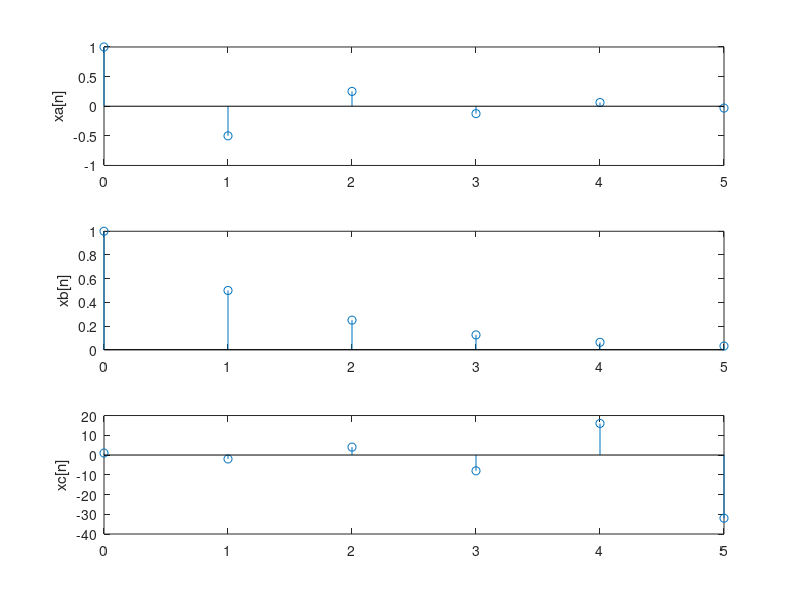
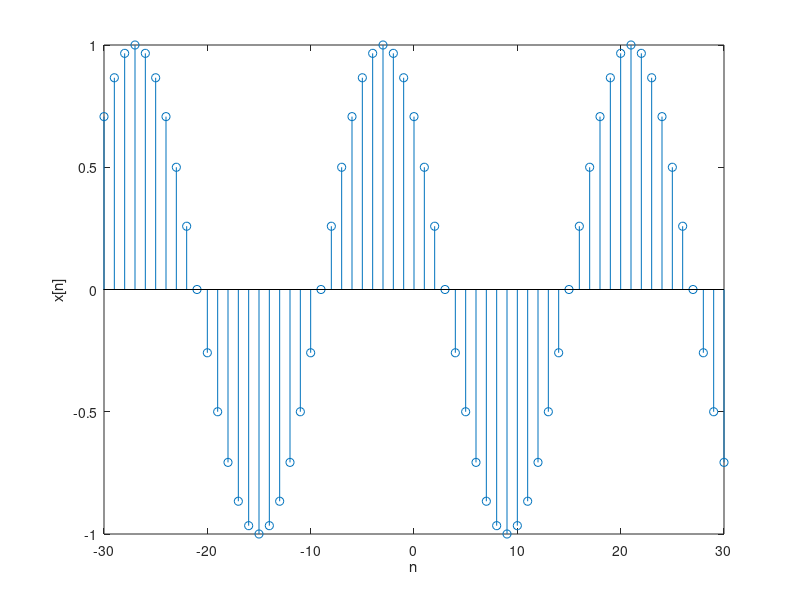
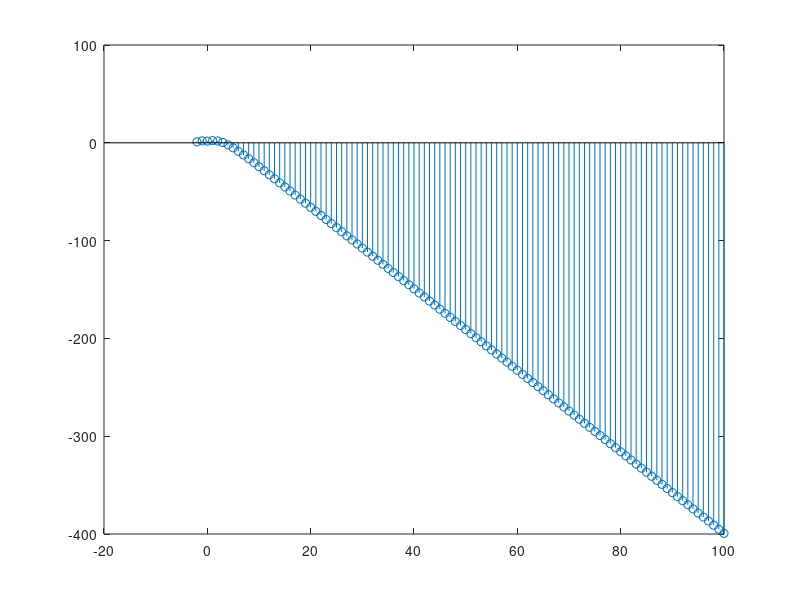
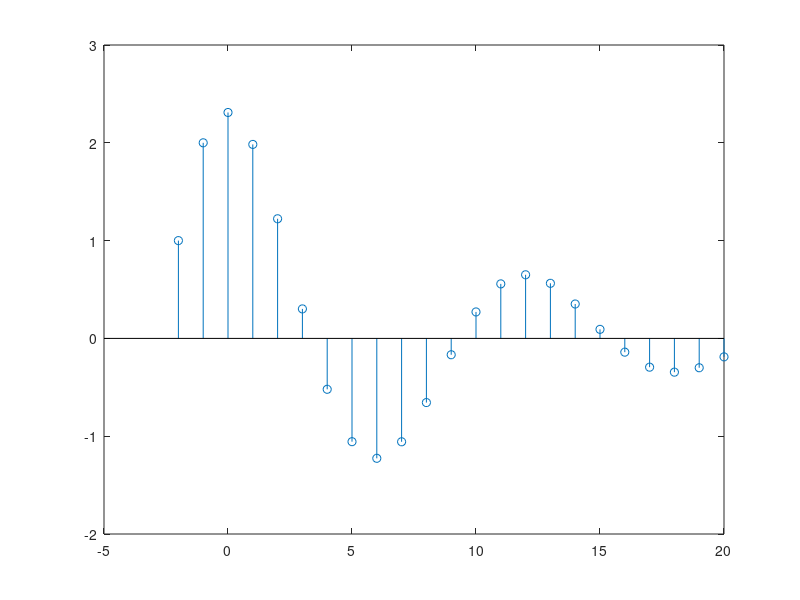

These charts were generated, in order, by the following MATLAB code: (Note: this script raises an error after producing the figures.)
# Laboratório de Sinais e Sistemas de Tempo Discreto
clear all; close all; clc;
pkg load signal;

# EXEMPLO 1 - Trace os seguintes sinais discretos no tempo
# a) xa  = (-0.5)^n
# b) xb  = (2)^-n
# c) xc  = (-2)^n

n = 0:5;
#xa = (-0.5).^n;
xa=@(n) (-0.5).^n;
xb = (2).^(-n);
xc = (-2).^(n);
figure(1)
subplot(3,1,1);
#stem(n,xa);
stem(n,xa(n));
ylabel('xa[n]')
subplot(3,1,2);
stem(n,xb);
ylabel('xb[n]')
subplot(3,1,3);
stem(n,xc);
ylabel('xc[n]')

# Trace a seguinte senoide discreta no tempo cos(n*pi/12+pi/4);
clear all
n=-30:30;
x = cos(n*pi/12+pi/4);
figure(2)
stem(n,x);
xlabel('n');
ylabel('x[n]');

# EXEMPLO 3
# Resolva interativamente y[n+2]-y[n+1]+0.24y[n]=x[n+2]-2x[n+1]
# com condições iniciais y[-1]=2 e y[-2]=1 e entrada causal x[n]=n (começando em n=0).

n = [-2:100]';
y = [1; 2; zeros(length(n)-2,1)];
 x = [0;0; n(3:end)];
 for k=1:length(n)-2,
 y(k+2) = y(k+1) - 0.24*y(k) + x(k+2) - 2*x(k+1);
 end
 figure(3)
 stem(n,y)

# EXEMPLO 4
# Usando as condições iniciais   e , determine e trace a resposta de entrada nula para o sistema
# descrito por (E²-1.56E+0.81)y[n] = (E+3)x[n]

n = [-2:20]';
 y = [1; 2; zeros(length(n)-2,1)];
 for k=1:length(n)-2,
 y(k+2) = 1.56*y(k+1) - 0.81*y(k);
 end
 figure(4);
 stem(n,y);

 # EXEMPLO 5
 # Determine e trace a resposta de estado nulo para o sistema descrito por (E²+6E+9)y[n] = (2E²+6E)x[n]
 # para a entrada x[n]=4^-n u[n].
 n = 0:11;
 x = @(n) 4.^(-n).*(n>=0);
 a = [1 6 9];
 b = [2 6 0];
 #pq usar esse filter aqui e oq ele é?
 y = filter(b,a,x(n));
 figure(5)
 stem(n,x(n));
 figure(6)
 stem(n,y);

 # EXEMPLO 6
 # Para os sinais x[n], um sinal triangular que vai de 0 a 6, com maior amplitude em 3 valendo 3, e 
 # g[n], u[n] degrau de 0 até 5. Trace a convolução c[n] entre os dois sinais;

x = [0 1 2 3 2 1 0 0 0]; 
g = [1 1 1 1 1 1 0 0 0]; 
n = (0:length(x)+length(g)-2); 
c = conv(x,g); 
figure(7)
stem(n,c);

# EXEMPLO 7
# breve explicação do uso da função filter
# y[n] - y[n-1] + y[n-2] = x[n] para x[n]= impulso[n]
# Quando x[n]= impulso[n], a resposta de estado nulo é igual a resposta h[n] ao 
# impulso, a qual nós calculamos para (0 <= n <= 30)

b = [1 0 0]; 
a = [1 -1 1];
 n = 0:30; 
impulso = @(n) n==0;
 h = filter(b,a,impulso(n)); 
figure(8)
 stem(n,h); 
xlabel('n'); 
ylabel('h[n]');

x = @(n) cos(2*pi*n/6).*(n>=0); 
y = filter(b,a,x(n)); 
figure(9) 
stem(n,y)

# Adicionando as condições iniciais, o comando filter também pode calcular a resposta do sistema a entrada nula e a resposta total. Continuando no exemplo anterior, considere a determinação da resposta de entrada nula para y[-1]=1 e y[-2]=2 para (0 <= n <= 30).

z_i = filtic(b,a,[1 2]); 
y0 = filter(b,a,zeros(size(n)),z_i); 
figure(10)
 stem(n,y0);

 ytotal = filter(b,a,x(n),z_i); 
figure(11) 
stem(n,ytotal) 
hold on 
stem(n,y+y0,'*')

# EXEMPLO 8
# Trace a convolução de u[n+4] - u[n] com u[n] - u[n-4]
 degrau =@(n) n>=0;
 n = -10:10; 
 x1 = degrau(n+4) - degrau(n); 
 figure(12)
  stem(n,x1);
  x2 = degrau(n) - degrau(n-4); 
figure(13) 
stem(n,x2); 
y = conv(x1,x2); 
figure(14) 
stem([-20:20],y);

# EXEMPLO 9
#  Suponha que o sinal x(t)=cos(2pi5t)+2cos(2pi50t), amostrado a Fs= 1000Hz é corrompido por uma pequena quantidade de ruído. Esse sinal é gerado pelos seguintes comandos:
amplitude_1 = 5; 
freq_1 = 5;  
amplitude_2 = 2; 
freq_2 = 50;  
Fs = 1000; 
time = 0:1/Fs:(1-1/Fs);  
sine_1 = amplitude_1*sin(2*pi*freq_1.*time);  
sine_2 = amplitude_2*sin(2*pi*freq_2.*time);  
noise = randn(1,length(time));  
x_clean = sine_1 + sine_2;  
x_noisy = x_clean + noise;  
figure(15);  
plot(time,x_clean);

figure(16);  
plot(time,x_noisy);

# explicações sobre randn e outras coisas

# Podemos realizar esse processamento especificando o valor de N e usando os comandos abaixo:
N=3;
 b = ones(1,N);  
y = filter(b,N,x_noisy); 
figure(16)
 subplot(2,2,1)
 plot(time,y)
 N=6;
 b = ones(1,N);  
y = filter(b,N,x_noisy); 
subplot(2,2,2)
 plot(time,y)
 N=10;
 b = ones(1,N);  
y = filter(b,N,x_noisy); 
subplot(2,2,3)
 plot(time,y)
 N=20;
 b = ones(1,N);  
y = filter(b,N,x_noisy); 
subplot(2,2,4)
 plot(time,y)

 # EXEMPLO 10
 # Plotar um sinal ECG

 Name = 'C:\Users\elenl\OneDrive\Documentos\Disciplinas\ECG\a01m';
 infoName = strcat(Name, '.info');
 matName = strcat(Name, '.mat');
 load(matName);
 fid = fopen(infoName, 'rt');
 fgetl(fid);
 fgetl(fid);
 fgetl(fid);
 [freqint] = sscanf(fgetl(fid), 'Sampling frequency: %f Hz  Sampling interval: %f sec');
 interval = freqint(2);
 fgetl(fid);
 for i = 1:size(val, 1)
    [row(i), signal(i), gain(i), base(i), units(i)]=strread(fgetl(fid),'%d%s%f%f%s','delimiter');
 end
 fclose(fid);
 val(val==-32768) = NaN;
 %% Normalizacao do sinal pelo ganho
 for i = 1:size(val, 1)
    val(i, :) = (val(i, :) - base(i)) / gain(i);
 end
 %% Plotando sinal original
 fval = 1./size(val, 1);
 tam=length(val)/freqint(1,1); 
t=0:tam/length(val):tam-(tam/length(val));
 figure(17)
 plot(t,val); grid on;
 xlim([0 10])
 title(['Sinal original '])
 ylabel('Amplitude (Volt)')
 xlabel('Tempo (s)')
